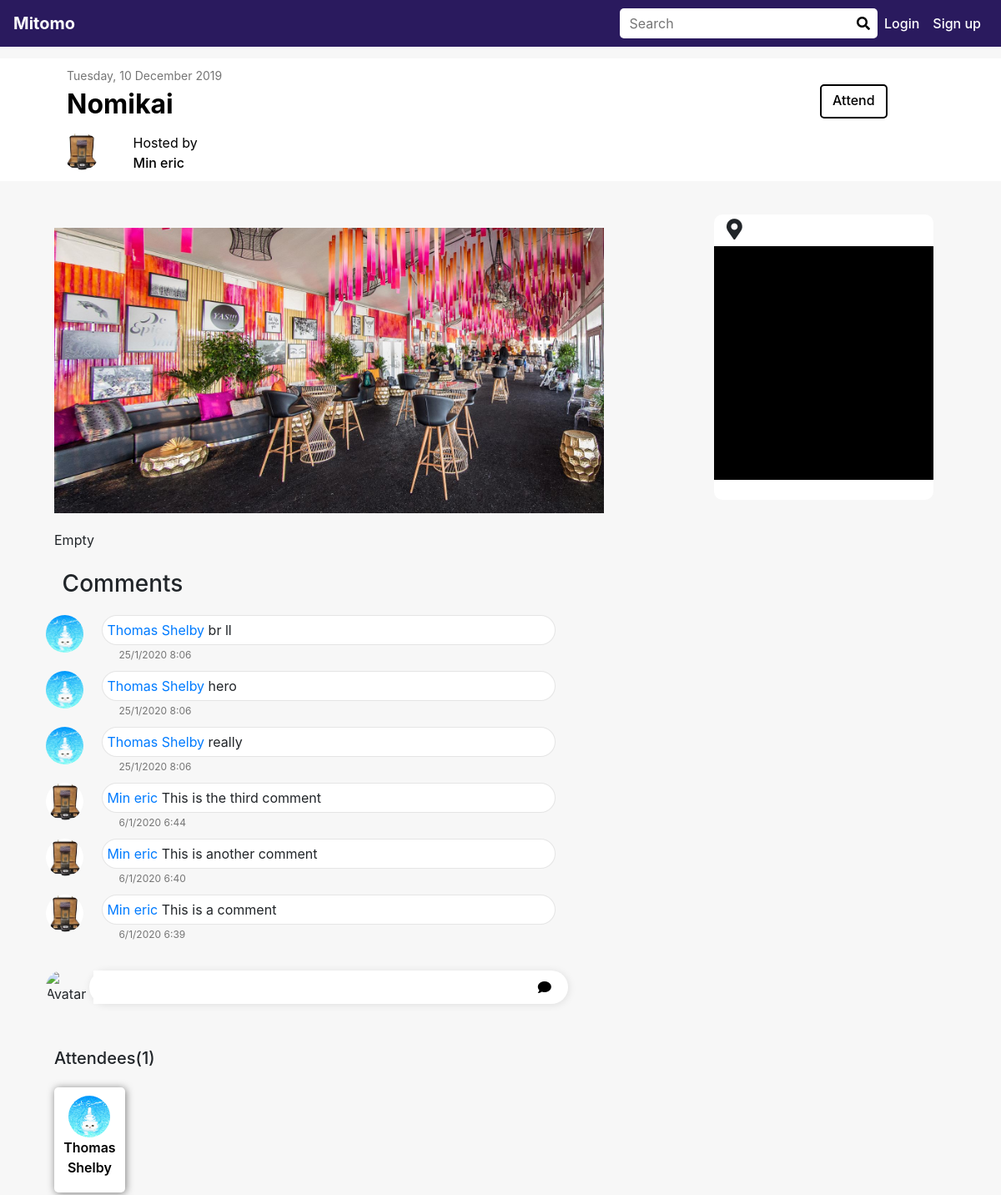
The page /detail/2/ on the database its author committed.
### tomo/models.py (models this page shows, shortened)
class Event(models.Model):
    name = models.CharField(max_length=1024)
    detail = models.TextField()
    hosted_at = models.DateTimeField(default=timezone.now())
    created_at = models.DateTimeField(default=timezone.now())
    tags = models.ManyToManyField(Tag)
    address = models.TextField(default="")
    lat = models.FloatField(default=1)
    lng = models.FloatField(default=1)
    host = models.ForeignKey(User, related_name="events", on_delete=models.CASCADE, default=8)
    cover_image = models.ImageField(upload_to=getEventImageFolder, default="default.jpg")
    attendees = models.ManyToManyField(User)

class User(AuthUser):
    description = models.TextField(default="")
    contact = models.TextField(default="")
    age = models.IntegerField(default=0)
    first_time = models.IntegerField(default=1)
    tags = models.ManyToManyField(Tag)
    avatar_image = models.ImageField(upload_to=getUserImageFolder, default="default.jpg")

class Comment(models.Model):
    content = models.TextField()
    like = models.IntegerField(default=0)
    dislike = models.IntegerField(default=0)
    date = models.DateTimeField(default=timezone.now())
    event = models.ForeignKey(Event, related_name='comments', on_delete=models.CASCADE, default=1)
    user = models.ForeignKey(User, related_name='comments', on_delete=models.CASCADE, default=8)

### tomo/views.py (the view, shortened to what this page needs)
# urls.py: path('detail/<int:event_id>/', views.detail, name='detail'), #event_detail
def detail(request, event_id):
    try:
        event = Event.objects.get(pk=event_id)
    except Event.DoesNotExist:
        raise Http404("Event does not exist")
    try:
        user = User.objects.get(pk=getCurrentUserId(request))
        attended = event.attendees.filter(pk=user.id).exists()
        hosted = False
        if event.host == user:
            hosted = True
        context = {
            'event': event,
            'comments': event.comments.order_by('-date'),
            'user': user,
            'attended': attended,
            'hosted': hosted,
        }
    except:
        context = {
            'event': event,
            'comments': event.comments.order_by('-date'),
        }
    return render(request, 'detail.html', context)

### tomo/helper.py (called while the page is built)
def getCurrentUserId(request):
    if 'user_id' in request.session and request.session['user_id']:
        user_id = request.session['user_id']
        try:
            user = User.objects.get(pk=user_id)
        except:
            return NO_USER
        return request.session['user_id']
    else:
        return NO_USER

### tomo/templates/detail.html (shortened to what this page needs)
{% load static %}
<!DOCTYPE html>
<html>
    <head>
        <link rel="stylesheet" href="https://use.fontawesome.com/releases/v5.7.0/css/all.css"
>
        <link rel="stylesheet" href="//code.jquery.com/ui/1.12.1/themes/base/jquery-ui.css">
        <link rel="stylesheet" type="text/css" href="{% static 'css/bootstrap.min.css' %}" />
        <link rel="stylesheet" type="text/css" href="{% static 'css/all.min.css' %}" />
        <link rel="stylesheet" type="text/css" href="{% static 'css/detail.css' %}" />
    </head>
    <body class = "body">
        <div class="head-bar">
            {% include 'navbar.html' %}
        </div>
        <div class="top">
            <div class="event-time">{{ event.hosted_at | date:"l, j F Y" }}</div>
            <div class="row">
                <div class="col-3 event-name">
                    {{ event.name }}
                </div>
                <div class="col-2 offset-6">
                    {% if attended %}
                        <div class="attend-btn" onclick="attend()">
                            <i class="fa fa-check"> </i>Attended
                        </div>
                    {% elif hosted %}
                        <div class="attend-btn" onclick="update()">
                            Update
                        </div>
                    {% else %}
                        <div class="attend-btn" onclick="attend()">
                            Attend
                        </div>
                    {% endif %}
                </div>
            </div>
            <div class="row host-row">
                <div class="col-1 padding-0">
                    <div class="host-avatar-image-div">
                        <img class="host-avatar-image" src="{{ event.host.avatar_image.url }}">
                    </div>
                </div>
                <div class="col-3  padding-0">
                        <div>Hosted by</div>
                        <a class="host-name" href="{% url 'user_profile' event.host.username %}">{{ event.host.first_name }} {{ event.host.last_name }}</a>
                </div>
            </div>
        </div>
        <div class="box">
            <div class="row">
                <div class="one col-7">
                    <img id="ava" src="{{ event.cover_image.url }}" alt="Avatar">
                    {% if event.detail %}
                        <div>{{ event.detail | linebreaksbr}}</div>
                    {% else %}
                        <div>For now, it has no description.</div>
                    {% endif %}
                    <br>
                    <h3 class="comments-title" style="padding-left: 1.2vh;" >Comments</h3>
                    {% if comments %}
                        {% for comment in comments %}
                            <div class="row comment">
                                <div class="comment-image col-1">
                                    <img class="avatar-image" src="{{ comment.user.avatar_image.url }}" alt="Avatar">
                                </div>
                                <div class="col-10">
                                    <div class="comment-text">
                                        <a href="{% url 'user_profile' comment.user.username %}">{{ comment.user.first_name }} {{ comment.user.last_name }}</a> {{ comment.content | linebreaksbr }}
                                    </div>
                                    <div class="comment-time">
                                        {{ comment.date | date:"j/n/Y G:i"}}
                                    </div>
                                </div>
                            </div>
                        {% endfor %}
                    {% endif %}
                    <br>
                    <form action="{% url 'detail' event.id %}" method="post">
                        <div class="row">
                            <div class="comment-image col-1">
                                <img class="avatar-image" src="{{ user.avatar_image.url }}" alt="Avatar">
                            </div>
                            <div class="col-10 comment-text-input row ">
                                <textarea class="col-11" id="textInput" name="comment_text"  rows="1" ></textarea>
                                <button type="submit" class="btn col-1 comment-btn"><i class="fas fa-comment"></i></button>
                            </div>
                        </div>
                    </form>
                    <div class="attendees">Attendees({{event.attendees.all.count}})</div>
                    <div class="row">
                        {% if event.attendees %}
                            {% for attendee in event.attendees.all %}
                                <div class="col-2">
                                    <div class="attendee-wrap">
                                        <img class="attendee-avatar-image" src="{{ attendee.avatar_image.url }}"><br>
                                        <a class="attendee-name" href="{% url 'user_profile' attendee.username %}">
                                            {% if not attendee.first_name %}
                                                {{ attendee.username }}
                                            {% else %}
                                                {{ attendee.first_name }}<br>{{ attendee.last_name }}
                                            {% endif %}
                                        </a>
                                    </div>
                                </div>
                            {% endfor %}
                        {% endif %}
                    </div>
                </div>
                <div class="col-3 offset-1">
                    <div class="four">
                        <div class="row">
                            <div class="col-2 map-marker">
                                <i class="fa fa-map-marker-alt"></i>
                            </div>
                            <div class="col-9">
                            </div>
                        </div>
                        <div id="map"></div>
                        <div><br></div>
                    </div>
                </div>
            </div>
        </div>
    </body>
</html>

### tomo/static/css/detail.css (style rules this page uses)
.top { background-color: white; padding-left: 80px; padding-top: 10px; padding-bottom: 10px; color: black ; margin-bottom: 40px; }
.box { border-radius: 25px; display: block; margin: 40px 0px 0px 60px; }
.one { border-radius: 25px; height: auto; min-height: 50vh; padding: 1vh 1vw; padding-right: 1.5vh; margin: 1vh; }
.four { border-radius: 10px; background-color: white; }
.event-time { font-size: 14px; color: rgb(117, 117, 117); font-weight: 400px; }
.event-name { font-size: 32px; font-weight: 700; margin-bottom: 10px; }
.row.host-row { margin-right: 0px; }
.attend-btn { border: 2px solid black; color: rgba(0, 0, 0, .2) font-size: 18px; border-radius: 5px; font-weight: 500; width: 50%; height: 70%; margin: auto; padding-top: 5px; text-align: center; }
.host-name { font-size: 16px; font-weight: 500; color: black; }
.host-avatar-image-div { margin-left: 10px; }
.host-avatar-image { height: 45px; width: 45px; border-radius: 50px; padding-right: 0px; fit-content: cover; }
#ava { width: 100%; height: auto; margin-bottom: 20px; }
#map { width: 100%; height: 35vh; background-color:black; }
.comments-title { margin-bottom: 20px; }
.comment { margin-top: 10px; margin-bottom: 10px; }
.comment-image { padding-left: 5px; padding-right: 0; }
.comment-text { margin-left: 0px; padding-top: 5px; padding-bottom: 5px; padding-left: 5px; padding-right: 5px; border-radius: 20px; background: white; }
.comment-text-input { margin-left: 0px; padding-top: 0px; padding-bottom: 0px; padding-left: 5px; padding-right: 5px; border-radius: 20px; background: white; box-shadow: 1px 1px 10px rgba(0, 0, 0, .1); }
#textInput { border: none; outline: none; resize: none; padding-top: 5px; padding-bottom: 1px; }
.comment-btn { background: transparent; }
.comment-time { font-size: 12px; color: rgb(117, 117, 117); font-weight: 400px; margin-top: 3px; padding-left: 20px; }
.avatar-image { height: 45px; width: 45px ; border-radius: 40px; fit-content: cover; }
.map-marker { text-align: right; display: table-cell; vertical-align: middle; font-size: 25px; padding: 0px 0px 0px 0px; margin-right: 5px; }
.attendees { margin-top: 50px; font-size: 20px; font-weight: 500; }
.attendee-wrap { background: white; box-shadow: 1px 1px 10px rgba(0, 0, 0, .5); border-radius: 5px; width: 100%; height: 95%; margin: auto; margin-top: 20px; padding-top: 10px; padding-bottom: 5px; text-align: center; }
.attendee-name { font-size: 16px; font-weight: 600; margin-top: 20px; color: black; }
.attendee-avatar-image { margin: auto; width: 100%; height: 50px; width: 50px ; border-radius: 40px; fit-content: cover; }
img { fit-content: cover; }
body { background-color: rgba(0, 0, 0, .03); }
.padding-0 { padding-right:0; padding-left:0; }
.comment-text { border: 1px solid rgba(0, 0, 0, .1); }

### tomo/static/css/navbar.css (style rules this page uses)
.head-bar { margin-bottom: 70px; }

### rows shown on the page
Event: hosted_at "Tuesday, 10 December 2019", name "Nomikai", host.avatar_image (placeholder picture), host.first_name "Min", host.last_name "eric", cover_image (picture), detail "Empty", attendees.all.count "1"
Comment: user.avatar_image (picture), user.first_name "Thomas", user.last_name "Shelby", content "br ll", date "25/1/2020 8:06"
Comment: user.avatar_image (picture), user.first_name "Thomas", user.last_name "Shelby", content "hero", date "25/1/2020 8:06"
Comment: user.avatar_image (picture), user.first_name "Thomas", user.last_name "Shelby", content "really", date "25/1/2020 8:06"
Comment: user.avatar_image (placeholder picture), user.first_name "Min", user.last_name "eric", content "This is the third comment", date "6/1/2020 6:44"
Comment: user.avatar_image (placeholder picture), user.first_name "Min", user.last_name "eric", content "This is another comment", date "6/1/2020 6:40"
Comment: user.avatar_image (placeholder picture), user.first_name "Min", user.last_name "eric", content "This is a comment", date "6/1/2020 6:39"
User: avatar_image (picture), first_name "Thomas", last_name "Shelby"
